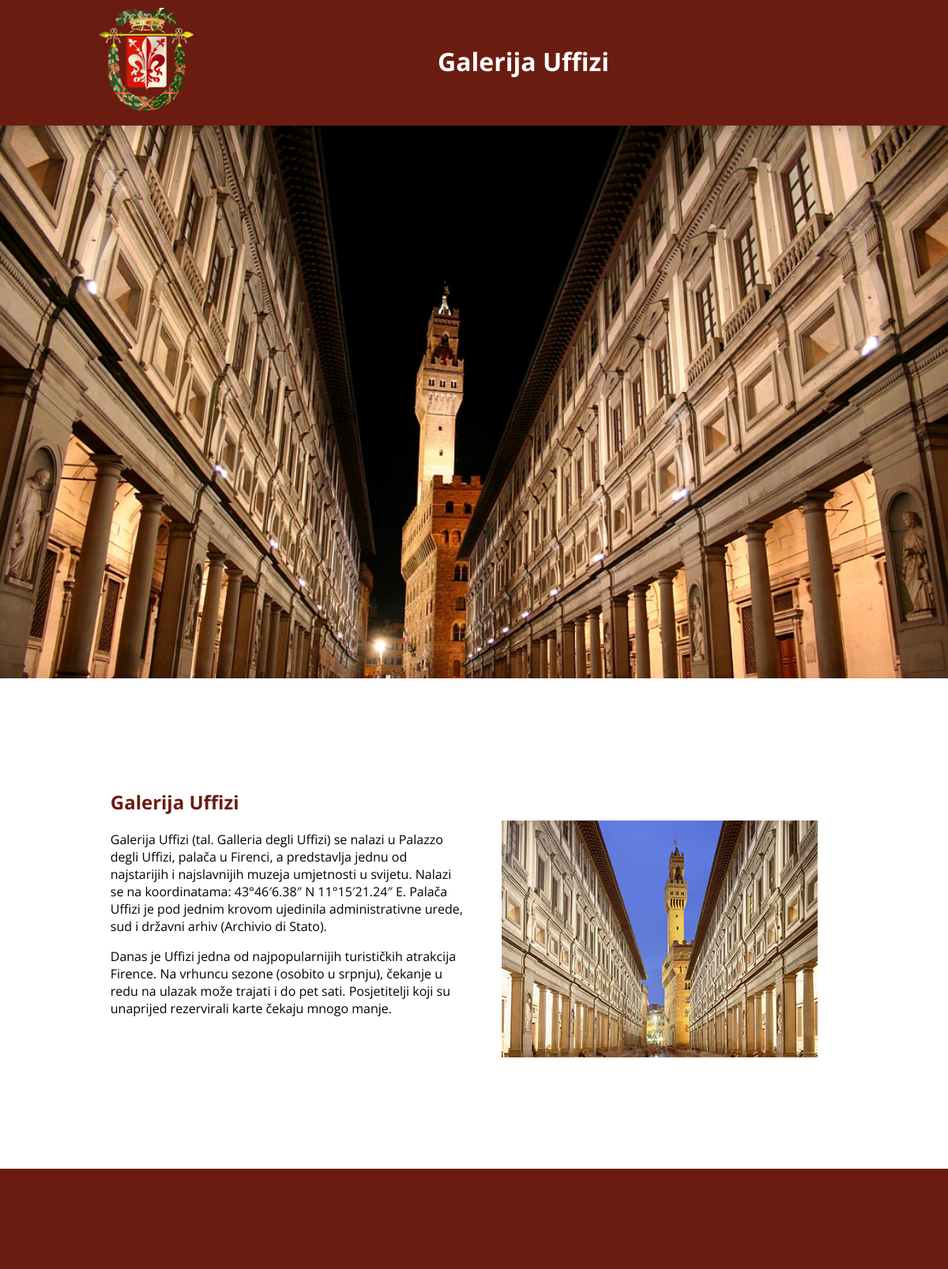
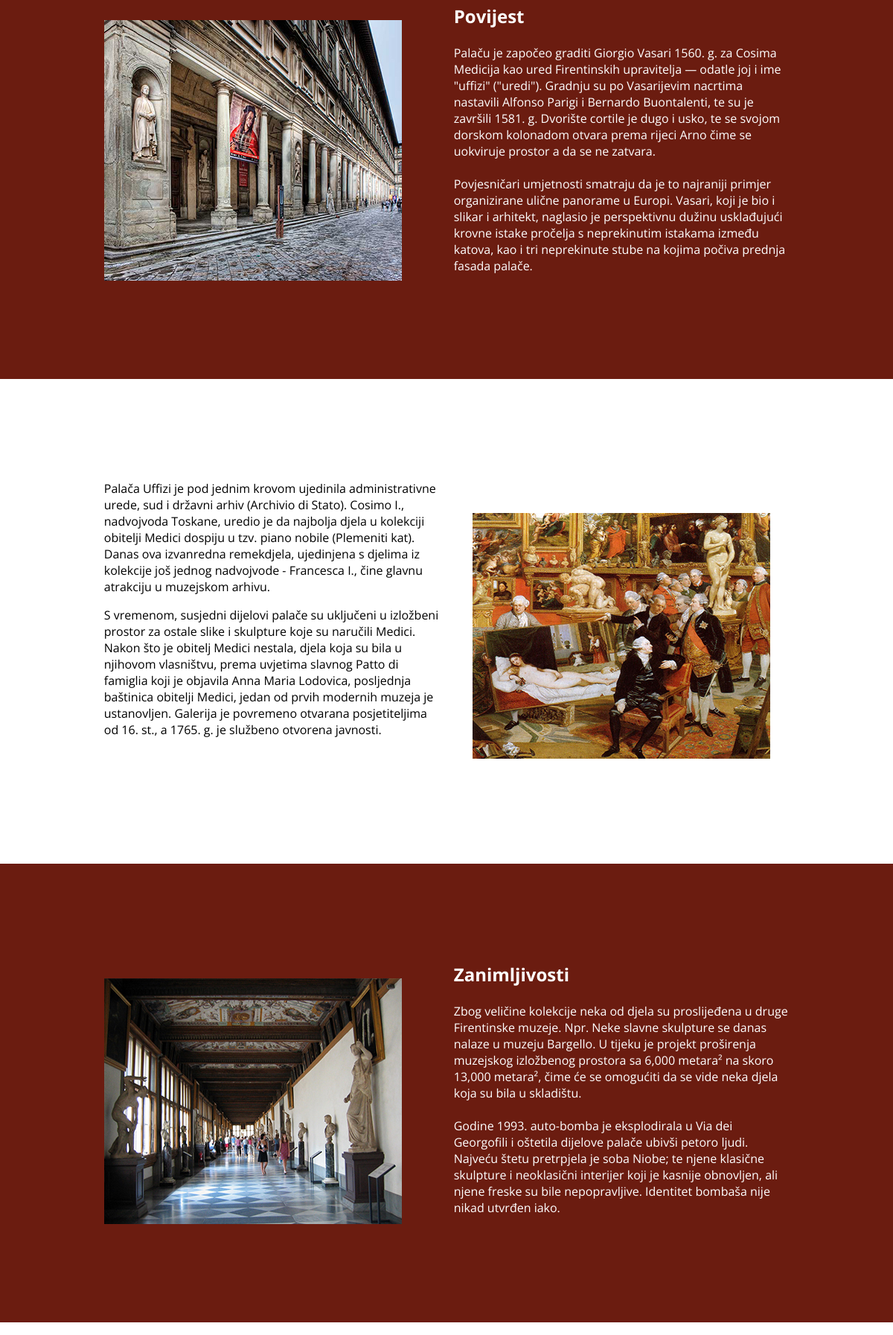
Page /galerija_uffizi.php (upper part) on the committed database (2 pictures, top to bottom).
### tables this page shows
CREATE TABLE `opis` (
  `id` int(11) NOT NULL AUTO_INCREMENT,
  `opis1` text,
  `opis2` text,
  `opis3` text,
  `opis4` text,
  `opis5` text,
  `opis6` text,
  `opis7` text,
  `opis8` text,
  `opis9` text,
  KEY `id` (`id`)
);

### galerija_uffizi.php (the view, shortened to what this page needs)
<?php
$host="localhost";
$user="root";
$pass="root";
$link = mysql_connect ($host, $user, $pass)
 or die ("Neuspjesno spajanje na server");
$upit=mysql_query("SELECT opis1, opis2, opis3, opis4, opis5, opis6, opis7, opis8 FROM opis NATURAL JOIN znamenitosti WHERE id=2;", $link);
$a=mysql_result($upit,0,"opis1");
$b=mysql_result($upit,0,"opis2");
$c=mysql_result($upit,0,"opis3");
$d=mysql_result($upit,0,"opis4");
$e=mysql_result($upit,0,"opis5");
$f=mysql_result($upit,0,"opis6");
$g=mysql_result($upit,0,"opis7");
$h=mysql_result($upit,0,"opis8");
?>
<!DOCTYPE html>
<html>
<head>
  <link rel="stylesheet" href="normalize.css" />
  <link rel="stylesheet" href="grid.css" />
  <link rel="stylesheet" href="stil.css" />
<body>
  <header class="site-header">
    <div class="row">
      <h1 class="logo"><a href="index.html"><img src="images/Firenza.png" alt=""></a></h1>
      <div class="naslov">
      <center><h1>Galerija Uffizi</h1></center>
      </div>
    </div>
  </header>
  <section class="intro2">
  </section>
  <section class="gray-boxes1 row">
	<div class="column column-12">
	  <div class="column column-6">
		<h2>Galerija Uffizi</h2>
		<p><?php echo"$a"?></p>
		<p><?php echo"$b"?></p>
	  </div>
	<div class="desnoSlika column column-6">
	  <br/><br/><p><img src="images/galerija_uffizi1.jpg" alt=""></a></h1> </p>
	  </div>
    </div>
	</section>
  <section class="clanak">
  <section class="gray-boxes row">
    <div class="column column-12">
	  <div class="column column-6">
	  <br/><p><img src="images/galerija_uffizi2.jpg" alt=""></a></h1> </p>
	  </div>
	  <div class="column column-6">
	  <h2>Povijest</h2><br />
	  <p><?php echo"$c"?></p><br />
	  <p><?php echo"$d"?></p>
	</div>
    </div>
  </section>
  </section>
  <section class="gray-boxes1 row">
	<div class="column column-12">
	  <div class="column column-6">
		<p><?php echo"$e"?><br /></p>
		<p><?php echo"$f"?></p>
	  </div>
	<div class="desnoSlika column column-6">
	  <br/><br/><p><img src="images/galerija_uffizi3.jpg" alt=""></a></h1> </p>
	  </div>
    </div>
	</section>
  <section class="clanak">
  <section class="gray-boxes row">
    <div class="column column-12">
	  <div class="column column-6">
	  <br/><p><img src="images/galerija_uffizi4.jpg" alt=""></a></h1> </p>
	  </div>
	  <div class="column column-6">
	  <h2>Zanimljivosti</h2><br />
	  <p><?php echo"$g"?></p><br />
	  <p><?php echo"$h"?></p>
	</div>
    </div>
  </section>
  </section>
</body>
</html>

### grid.css (style rules this page uses)
.row:before, .row:after, .column:before, .column:after, .cf:before, .cf:after { content: " "; display: table; }
.row:after, .column:after, .cf:after { clear: both; }
.row, .column, .cf { *zoom: 1; }
.column-6 { width: 460px; }
.column-12 { width: 940px; }
.column-6 { width: 47.91666666666667%; }
.column-12 { width: 97.91666666666667%; }
.column { margin: 0 1.041666666666667%; float: left; }
.row { max-width: 960px; margin: 0 auto; }

### stil.css (style rules this page uses)
body { margin: 0; padding: 0; font-family: 'Open Sans', Helvetica, sans-serif; }
img { max-width: 100%; }
h1 { color: #FFF; }
h2, h3 { color: #6B1C10; }
.site-header { background: #6B1C10; padding: 10px 0; -webkit-box-shadow: 0 0 20px rgba(0,0,0,0.3); -moz-box-shadow: 0 0 20px rgba(0,0,0,0.3); box-shadow: 0 0 20px rgba(0,0,0,0.3); z-index: 1; position: relative; width: 100%; top: 0; }
.logo { float: left; margin: 0 0 0 5px; }
.naslov { padding-top:25px; }
.intro2 { background: url(images/uffizi-gallery_cover.jpg) no-repeat; background-size: cover; height: 700px; text-align: center; position: relative; overflow: hidden; }
.gray-boxes { margin: 5% auto; position: relative; }
.gray-boxes1 { margin: 10% auto; position: relative; }
.clanak { color: #FFF; background: #6B1C10; padding: 6% 0; }
.clanak h2, .clanak p, .clanak h1 { margin: 0; color: #FFF; }
.clanak img { float: left; margin-right: 10px; }
.desnoSlika { position: relative; text-align: center; }

### rows in the picture
opis: opis1 "Galerija Uffizi (tal. Galleria degli Uffizi) se nalazi u Palazzo degli Uffizi, palača u Firenci, a predstavlja jednu od najstarijih i najslavnijih muzeja umjetnosti u svijetu. Nalazi se na koordinatama: 43°46′6.38″ N 11°15′21.24″ E. Palača Uffizi je pod jednim krovom ujedinila administrativne urede, sud i državni arhiv (Archivio di Stato).", opis2 "Danas je Uffizi jedna od najpopularnijih turističkih atrakcija Firence. Na vrhuncu sezone (osobito u srpnju), čekanje u redu na ulazak može trajati i do pet sati. Posjetitelji koji su unaprijed rezervirali karte čekaju mnogo manje.", opis3 "Palaču je započeo graditi Giorgio Vasari 1560. g. za Cosima Medicija kao ured Firentinskih upravitelja — odatle joj i ime \"uffizi\" (\"uredi\"). Gradnju su po Vasarijevim nacrtima nastavili Alfonso Parigi i Bernardo Buontalenti, te su je završili 1581. g. Dvorište cortile je dugo i usko, te se svojom dorskom kolonadom otvara prema rijeci Arno čime se uokviruje prostor a da se ne zatvara.", opis4 "Povjesničari umjetnosti smatraju da je to najraniji primjer organizirane ulične panorame u Europi. Vasari, koji je bio i slikar i arhitekt, naglasio je perspektivnu dužinu usklađujući krovne istake pročelja s neprekinutim istakama između katova, kao i tri neprekinute stube na kojima počiva prednja fasada palače.", opis5 "Palača Uffizi je pod jednim krovom ujedinila administrativne urede, sud i državni arhiv (Archivio di Stato). Cosimo I., nadvojvoda Toskane, uredio je da najbolja djela u kolekciji obitelji Medici dospiju u tzv. piano nobile (Plemeniti kat). Danas ova izvanredna remekdjela, ujedinjena s djelima iz kolekcije još jednog nadvojvode - Francesca I., čine glavnu atrakciju u muzejskom arhivu.", opis6 "S vremenom, susjedni dijelovi palače su uključeni u izložbeni prostor za ostale slike i skulpture koje su naručili Medici. Nakon što je obitelj Medici nestala, djela koja su bila u njihovom vlasništvu, prema uvjetima slavnog Patto di famiglia koji je objavila Anna Maria Lodovica, posljednja baštinica obitelji Medici, jedan od prvih modernih muzeja je ustanovljen. Galerija je povremeno otvarana posjetiteljima od 16. st., a 1765. g. je službeno otvorena javnosti.", opis7 "Zbog veličine kolekcije neka od djela su proslijeđena u druge Firentinske muzeje. Npr. Neke slavne skulpture se danas nalaze u muzeju Bargello. U tijeku je projekt proširenja muzejskog izložbenog prostora sa 6,000 metara² na skoro 13,000 metara², čime će se omogućiti da se vide neka djela koja su bila u skladištu.", opis8 "Godine 1993. auto-bomba je eksplodirala u Via dei Georgofili i oštetila dijelove palače ubivši petoro ljudi. Najveću štetu pretrpjela je soba Niobe; te njene klasične skulpture i neoklasični interijer koji je kasnije obnovljen, ali njene freske su bile nepopravljive. Identitet bombaša nije nikad utvrđen iako."
